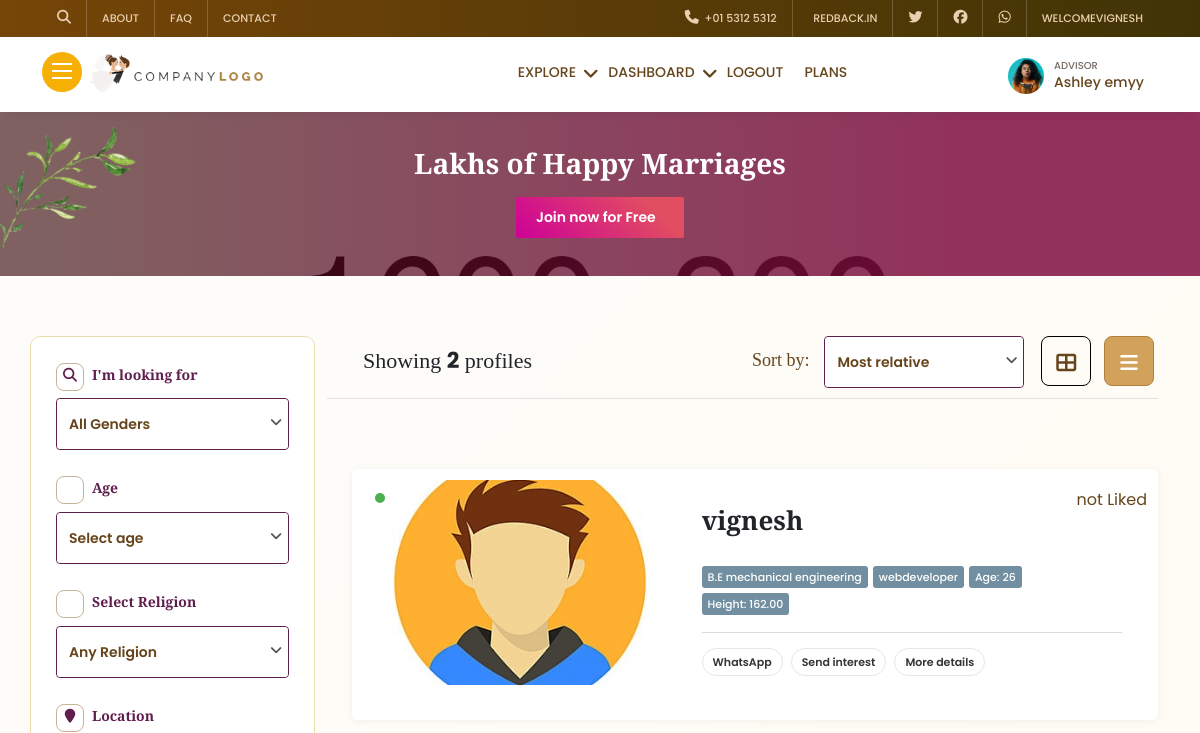
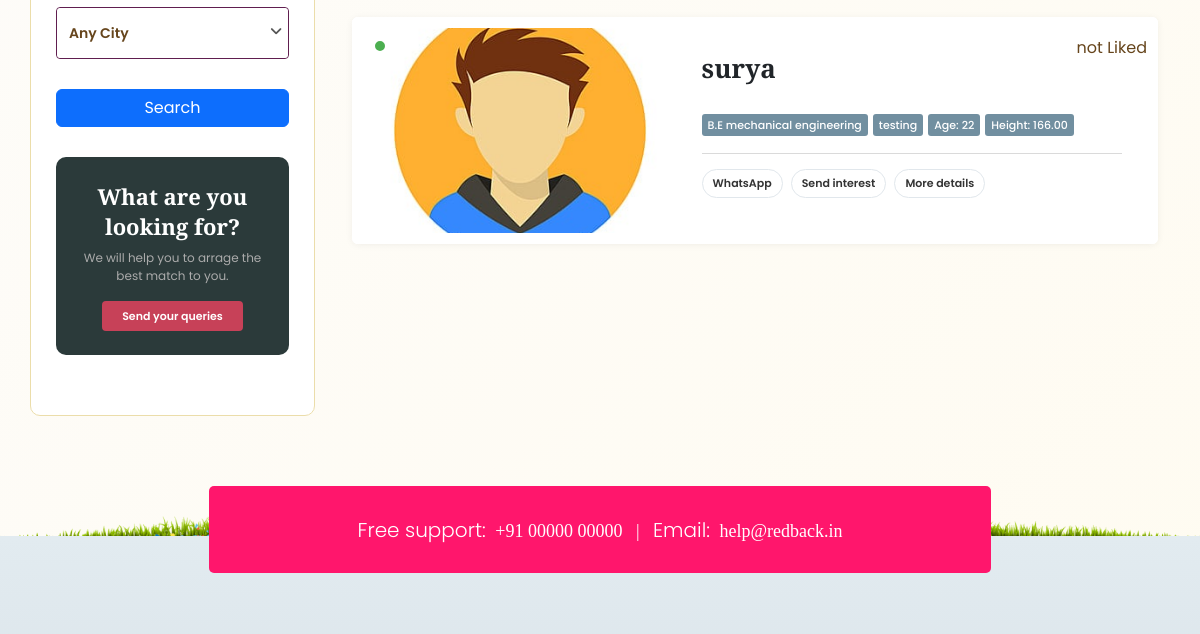
/search/ (signed in, upper part), run on an earlier commit of the app's database (2 pictures, top to bottom).
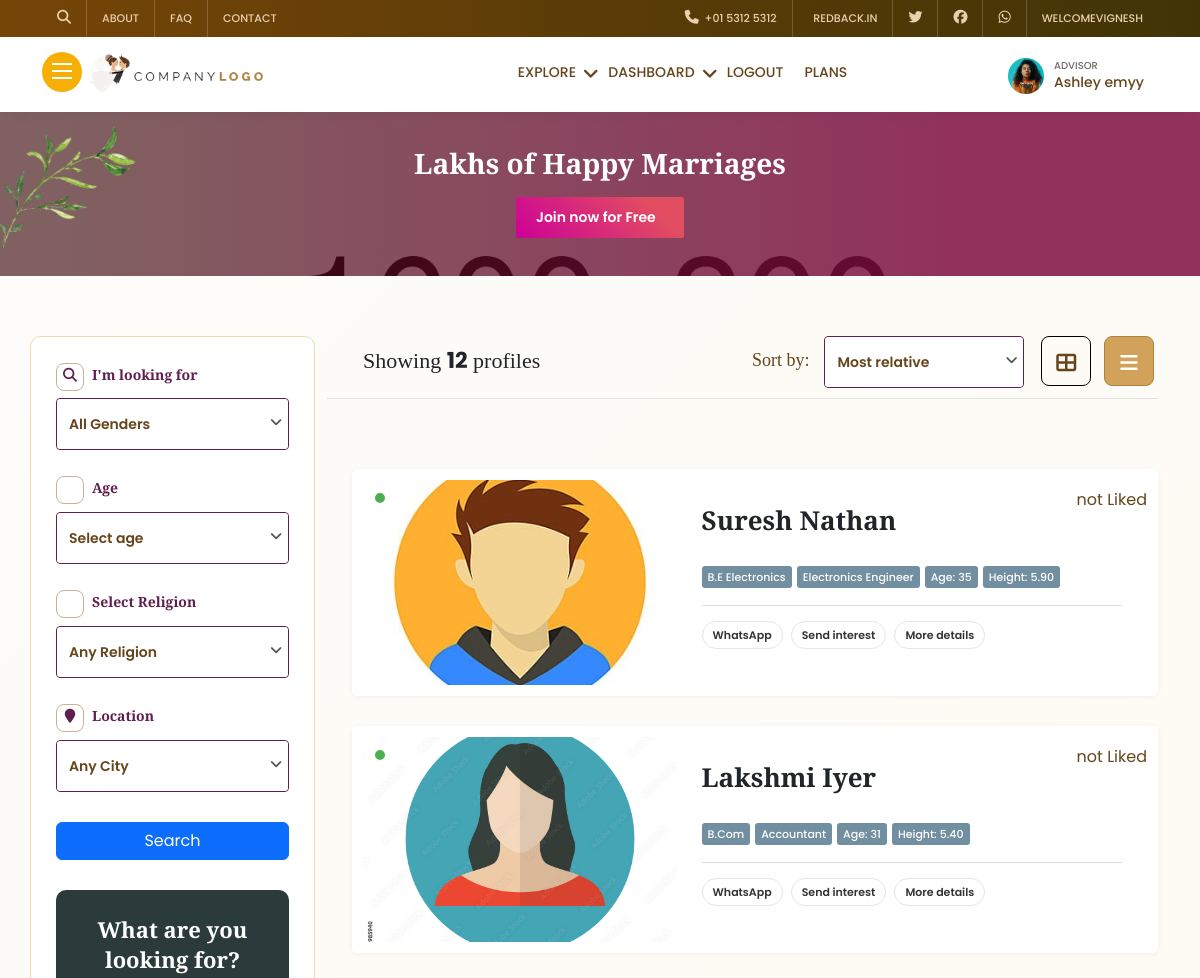
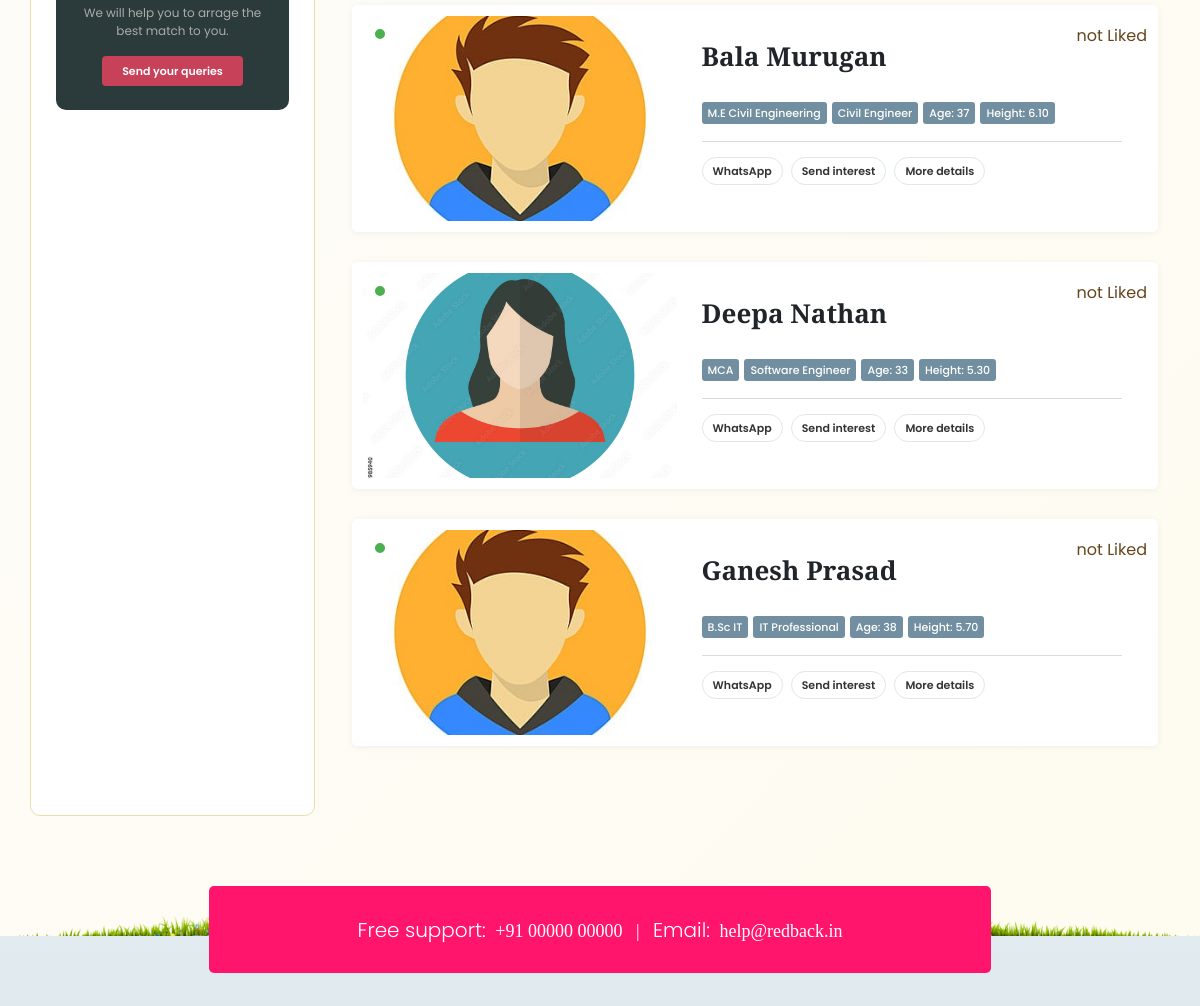
And on a later commit of the database (2 pictures, top to bottom).
### app/models.py (models this page shows, shortened)
class Biodata(models.Model):
    user = models.OneToOneField(User, on_delete=models.CASCADE)
    gender = models.CharField(choices=genderchoices,max_length=10)
    city = models.ForeignKey(City, on_delete=models.SET_NULL, null=True)
    date_of_birth = models.DateField()
    age = models.IntegerField()
    height = models.DecimalField(max_digits=5, decimal_places=2)  # Example: 5.9 for 5'9"
    weight = models.DecimalField(max_digits=5, decimal_places=2)  # Example: 70.5 for 70.5 kg
    father_name = models.CharField(max_length=150)
    mother_name = models.CharField(max_length=150)
    address = models.TextField()
    job_type = models.ForeignKey(JobType, on_delete=models.SET_NULL, null=True)
    company_name = models.CharField(max_length=150)
    salary = models.IntegerField()
    job_experience = models.DecimalField(max_digits=5, decimal_places=2)  # Example: 3.5 for 3.5 years
    degree = models.CharField(max_length=150)
    about = models.TextField(default='no details')
    school = models.CharField(max_length=150)
    college = models.CharField(max_length=150)
    whatsapp_link = models.URLField(max_length=200, blank=True, null=True)
    facebook_link = models.URLField(max_length=200, blank=True, null=True)
    instagram_link = models.URLField(max_length=200, blank=True, null=True)
    x_link = models.URLField(max_length=200, blank=True, null=True)  # X (formerly Twitter)
    youtube_link = models.URLField(max_length=200, blank=True, null=True)
    linkedin_link = models.URLField(max_length=200, blank=True, null=True)
    hobbies = models.ManyToManyField(Hobby)
    religion = models.ForeignKey(Religion, on_delete=models.SET_NULL, null=True)
    family_name = models.CharField(max_length=150)
    profession = models.CharField(max_length=150)
    position = models.CharField(max_length=150)
    image1 = models.ImageField(upload_to='images/profile', blank=True, null=True)
    image2 = models.ImageField(upload_to='images/profile', blank=True, null=True)
    image3 = models.ImageField(upload_to='images/profile', blank=True, null=True)
    image4 = models.ImageField(upload_to='images/profile', blank=True, null=True)

class User(AbstractBaseUser,PermissionsMixin):
    email = models.EmailField(max_length=255, unique=True)
    name = models.CharField(max_length=255)
    phone = models.CharField(max_length=15)
    is_active = models.BooleanField(default=True)
    is_admin = models.BooleanField(default=False)
    is_superuser=models.BooleanField(default=False)
    objects = UserManager()
    USERNAME_FIELD = 'email'
    REQUIRED_FIELDS = ['name', 'phone']

### app/views/biodataview.py (the view, shortened to what this page needs)
# urls.py: path('search/',biodataview.searchprofile, name='search'),
def searchprofile(request):
    if request.method == 'POST' or request.method == 'GET':
        gender = request.GET.get('gender', 'all') if request.method == 'GET' else request.POST.get('gender', 'all')
        age = request.GET.get('age', 'all') if request.method == 'GET' else request.POST.get('age', 'all')
        city = request.GET.get('city', 'all') if request.method == 'GET' else request.POST.get('city', 'all')
        religion = request.GET.get('religion', 'all') if request.method == 'GET' else request.POST.get('religion', 'all')
        cities = City.objects.all()
        religions = Religion.objects.all()
        profiles = Biodata.objects.all()
        if gender != 'all':
            profiles = profiles.filter(gender=gender)
        if city != 'all':
            profiles = profiles.filter(city__name=city)
        if religion != 'all':
            profiles = profiles.filter(religion__name=religion).order_by('id')
        totalprofiles = profiles.count()
        paginator = Paginator(profiles, 5)  # 5 profiles per page
        page_number = request.GET.get('page', 2)
        page_obj = paginator.get_page(page_number)
        profiles_data = []
        for profile in page_obj:
            user_has_liked = Like.objects.filter(user=request.user, biodata=profile).exists()
            profiles_data.append({
                'id': profile.id,
                'gender': profile.gender,
                'name': profile.user.name,
                'degree': profile.degree,
                'profession': profile.profession,
                'age': profile.age,
                'height': profile.height,
                'image1': profile.image1.url if profile.image1 else '',
                'user_has_liked': user_has_liked
            })
        if request.headers.get('x-requested-with') == 'XMLHttpRequest':
            data = {
                'profiles': profiles_data,
                'has_next': page_obj.has_next(),
            }
            return JsonResponse(data)
        return render(request, 'pages/filteredprofiles.html', {
            'profiles': page_obj,
            'totalprofiles': totalprofiles,
            'gender': gender,
            'age': age,
            'city': city,
            'religion': religion,
            'cities': cities,
            'religions': religions
        })
    return JsonResponse({'error': 'Invalid request method'}, status=400)

### templates/pages/filteredprofiles.html (shortened to what the changed rows need)
{% extends 'base/base.html' %}
{% load static %}
{% block content %}
    <section>
        <div class="all-pro-head">
            <div class="container">
                <div class="row">
                    <h1>Lakhs of Happy Marriages</h1>
                </div>
            </div>
        </div>
    </section>
    <section>
        <div class="all-weddpro all-jobs all-serexp chosenini">
            <div class="container">
                <div class="row">
                    <div class="col-md-9">
                        <div class="short-all">
                            <div class="short-lhs">
                                Showing <b>{{totalprofiles}}</b> profiles
                            </div>
                        </div>
                        <div class="all-list-sh">
                            <ul>
                                {% include 'inc/allprofile/filteredprofile.html' %}
                            </ul>
                        </div>
                    </div>
                </div>
            </div>
        </div>
    </section>
{% endblock content %}

### templates/inc/allprofile/filteredprofile.html (shortened to what this page needs)
{% load static %}
<div class="all-list-sh">
    <ul id="profile-list">
        {% for item in profiles %}
        <li>
            <div class="all-pro-box user-avil-onli" data-useravil="avilyes" data-aviltxt="Available online">
                <div class="pro-img">
                    <a href="{% url 'profile_detail' item.id %}">
                        {% if not item.image1 %}
                        {% if item.gender == 'Male' %}
                            <img src="{% static 'images/couples/maleavatar.jpg' %}" alt="male">
                        {% else %}
                            <img src="{% static 'images/couples/femaleavatar.jpg' %}" alt="female">
                        {% endif %}
                        {% else %}
                            <img src="{{ item.image1.url }}" alt="original">
                        {% endif %}
                    </a>
                    <div class="pro-ave" title="User currently available">
                        <span class="pro-ave-yes"></span>
                    </div>
                </div>
                <div class="pro-detail">
                    <h4><a href="{% url 'profile_detail' item.id %}">{{ item.user.name }}</a></h4>
                    <div class="pro-bio">
                        <span>{{ item.degree }}</span>
                        <span>{{ item.profession }}</span>
                        <span>Age: {{ item.age }}</span>
                        <span>Height: {{ item.height }}</span>
                    </div>
                    <div class="links">
                        <a href="#!">WhatsApp</a>
                        <a href="#!" class="cta cta-sendint" data-bs-toggle="modal" data-bs-target="#sendInter">Send interest</a>
                        <a href="profile-details.html">More details</a>
                    </div>
                </div>
            {% if item.user_has_liked %}
                <span class="enq-sav like-icon" data-biodata-id="{{ item.id }}" data-liked="true" title="Click to remove like.">
                    <i class="fa fa-thumbs-up" aria-hidden="true"></i> liked
                </span>
                {% else %}
                <span class="enq-sav like-icon" data-biodata-id="{{ item.id }}" data-liked="false" title="Click to like.">
                    <i class="fa fa-thumbs-o-down" aria-hidden="true"></i> not Liked
                </span>
                {% endif %}
            </div>
        </li>
        {% endfor %}
    </ul>
</div>

What changed in the data, as far as the page shows it:
no longer on this page (row unchanged): Biodata: user.name "vignesh", degree "B.E mechanical engineering", profession "webdeveloper", age "26", height "162.00"
no longer on this page (row unchanged): Biodata: user.name "surya", degree "B.E mechanical engineering", profession "testing", age "22", height "166.00"
added Biodata: user.name "Suresh Nathan", degree "B.E Electronics", profession "Electronics Engineer", age "35", height "5.90"
added Biodata: user.name "Lakshmi Iyer", degree "B.Com", profession "Accountant", age "31", height "5.40"
added Biodata: user.name "Bala Murugan", degree "M.E Civil Engineering", profession "Civil Engineer", age "37", height "6.10"
added Biodata: user.name "Deepa Nathan", degree "MCA", profession "Software Engineer", age "33", height "5.30"
added Biodata: user.name "Ganesh Prasad", degree "B.Sc IT", profession "IT Professional", age "38", height "5.70"
Also different on the page:
{{ totalprofiles }}: "2" → "12"
